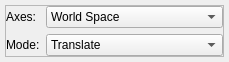
<?xml version="1.0" encoding="UTF-8"?>
<ui version="4.0">
 <class>EditorSettings</class>
 <widget class="QWidget" name="EditorSettings">
  <property name="geometry">
   <rect>
    <x>0</x>
    <y>0</y>
    <width>229</width>
    <height>60</height>
   </rect>
  </property>
  <property name="windowTitle">
   <string>Transform Editor Settings</string>
  </property>
  <layout class="QHBoxLayout" name="horizontalLayout">
   <property name="spacing">
    <number>0</number>
   </property>
   <property name="margin">
    <number>5</number>
   </property>
   <item>
    <widget class="QFrame" name="MainFrame">
     <property name="frameShape">
      <enum>QFrame::StyledPanel</enum>
     </property>
     <property name="frameShadow">
      <enum>QFrame::Raised</enum>
     </property>
     <layout class="QVBoxLayout" name="verticalLayout">
      <property name="margin">
       <number>0</number>
      </property>
      <item>
       <layout class="QGridLayout" name="gridLayout">
        <item row="0" column="0">
         <widget class="QLabel" name="axisLabel">
          <property name="sizePolicy">
           <sizepolicy hsizetype="Minimum" vsizetype="Preferred">
            <horstretch>0</horstretch>
            <verstretch>0</verstretch>
           </sizepolicy>
          </property>
          <property name="text">
           <string>Axes:</string>
          </property>
         </widget>
        </item>
        <item row="0" column="1">
         <widget class="QComboBox" name="axisComboBox">
          <property name="sizePolicy">
           <sizepolicy hsizetype="Expanding" vsizetype="Fixed">
            <horstretch>0</horstretch>
            <verstretch>0</verstretch>
           </sizepolicy>
          </property>
          <item>
           <property name="text">
            <string>World Space</string>
           </property>
          </item>
          <item>
           <property name="text">
            <string>Local Space</string>
           </property>
          </item>
         </widget>
        </item>
        <item row="1" column="0">
         <widget class="QLabel" name="modeLabel">
          <property name="sizePolicy">
           <sizepolicy hsizetype="Minimum" vsizetype="Preferred">
            <horstretch>0</horstretch>
            <verstretch>0</verstretch>
           </sizepolicy>
          </property>
          <property name="text">
           <string>Mode:</string>
          </property>
         </widget>
        </item>
        <item row="1" column="1">
         <widget class="QComboBox" name="modeComboBox">
          <item>
           <property name="text">
            <string>Translate</string>
           </property>
          </item>
          <item>
           <property name="text">
            <string>Rotate</string>
           </property>
          </item>
          <item>
           <property name="text">
            <string>Scale</string>
           </property>
          </item>
         </widget>
        </item>
       </layout>
      </item>
     </layout>
    </widget>
   </item>
  </layout>
 </widget>
 <resources/>
 <connections/>
</ui>
